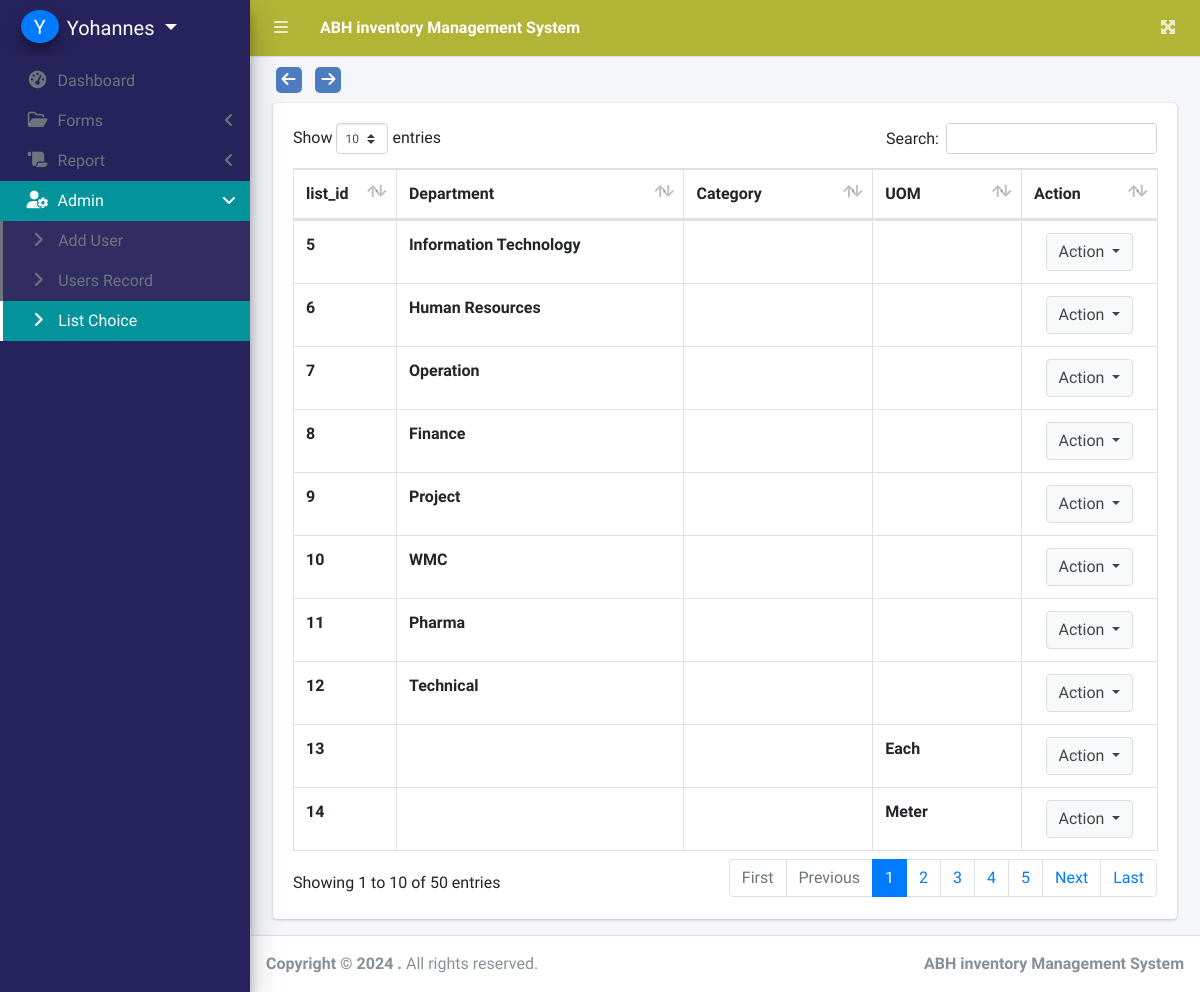
Screenshot of /index.php?page=report_list (signed in) with the database file from the repository.
### tables this page shows
CREATE TABLE `users` (
  `id` bigint NOT NULL AUTO_INCREMENT,
  `user_id` bigint DEFAULT NULL,
  `user_name` varchar(255) NOT NULL,
  `password` varchar(255) NOT NULL,
  `date` timestamp NULL DEFAULT NULL,
  `role` varchar(10) DEFAULT NULL,
  PRIMARY KEY (`id`)
);

CREATE TABLE `drop_down_list` (
  `list_id` int NOT NULL AUTO_INCREMENT,
  `department` varchar(50) DEFAULT NULL,
  `category` varchar(50) DEFAULT NULL,
  `uom` varchar(20) DEFAULT NULL,
  PRIMARY KEY (`list_id`)
);

### backend/functions.php (called while the page is built, shortened)
<?php
function check_login($con)
{
    if (isset($_SESSION['user_id'])) {
        $id = $_SESSION['user_id'];
        $query = "select * from users where user_id = '$id' limit 1";
        $result = mysqli_query($con, $query);
        if ($result && mysqli_num_rows($result) > 0) {
            $user_data = mysqli_fetch_assoc($result);
            return $user_data;
        }
    }
    die;
}

### report_list.php (the view, shortened to what this page needs)
<div class="navigation_arrow">
    <button class="navigation-btn" onclick="goBack()"><i class="fas fa-arrow-left"></i></button>
    <button class="navigation-btn" onclick="goForward()"><i class="fas fa-arrow-right"></i></button>
</div>
<div class="col-lg-12">
    <div class="card">
        <div class="card-body">
            <table class="table tabe-hover table-bordered mydatatable" id="mydatatable">
                <thead>
                    <tr>
                        <th scope="col">list_id</th>
                        <th scope="col">Department</th>
                        <th scope="col">Category</th>
                        <th scope="col">UOM</th>
                        <?php if ($user_data['role'] == 1) : ?>
                            <th scope="col">Action</th>
                        <?php endif; ?>
                    </tr>
                </thead>
                <tbody>
                    <?php
                    $qry = $con->query("select * from drop_down_list");
                    while ($row = $qry->fetch_assoc()) :
                    ?>
                        <tr>
                            <td><b><?php echo $row['list_id'] ?></b></td>
                            <td><b><?php echo $row['department'] ?></b></td>
                            <td><b><?php echo $row['category'] ?></b></td>
                            <td><b><?php echo $row['uom'] ?></b></td>
                            <?php if ($user_data['role'] == 1) : ?>
                                <td class="text-center">
                                    <button type="button" class="btn btn-default dropdown-toggle" data-toggle="dropdown" aria-expanded="true">
                                        Action
                                    </button>
                                </td>
                            <?php endif; ?>
                        </tr>
                    <?php endwhile; ?>
                </tbody>
            </table>
        </div>
    </div>
</div>

### sidebar.php (shortened to what this page needs)
<head>
  <link rel="stylesheet" href="assets/dist/css/adminlte.min.css">
</head>
<aside class="main-sidebar sidebar_background elevation-4">
  <div class="dropdown">
    <a href="javascript:void(0)" class="brand-link dropdown-toggle" data-toggle="dropdown" aria-expanded="true">
      <span class="brand-image img-circle elevation-3 d-flex justify-content-center align-items-center bg-primary text-white font-weight-500" style="width: 38px;height:50px"><?php echo strtoupper(substr($user_data['user_name'], 0, 1)) ?></span>
      <span class="brand-text font-weight-light"><?php echo ucwords($user_data['user_name']); ?></span>
    </a>
  </div>
  <div class="sidebar">
    <nav class="mt-2">
      <ul class="nav nav-pills nav-sidebar flex-column nav-flat" data-widget="treeview" role="menu" data-accordion="false">
        <li class="nav-item dropdown">
          <a href="./" class="nav-link nav-home">
            <i class="nav-icon fas fa-tachometer-alt"></i>
            <p>
              Dashboard
            </p>
          </a>
        </li>
        <li class="nav-item">
          <a href="#" class="nav-link nav-edit_customer">
            <i class="nav-icon far fa-folder-open"></i>
            <p>
              Forms
              <i class="right fas fa-angle-left"></i>
            </p>
          </a>
        </li>
        <li class="nav-item">
          <a href="#" class="nav-link nav-edit_staff">
            <i class="nav-icon fas fa-scroll"></i>
            <p>
              Report
              <i class="right fas fa-angle-left"></i>
            </p>
          </a>
        </li>
        <?php if ($user_data['role'] == 1) : ?>
          <li class="nav-item">
            <a href="#" class="nav-link nav-edit_staff">
              <i class="nav-icon fas fa-user-cog"></i>
              <p>
                Admin
                <i class="right fas fa-angle-left"></i>
              </p>
            </a>
            <ul class="nav nav-treeview">
              <li class="nav-item">
                <a href="./index.php?page=add_user" class="nav-link nav-add_user tree-item">
                  <i class="fas fa-angle-right nav-icon"></i>
                  <p>Add User</p>
                </a>
              </li>
              <li class="nav-item">
                <a href="./index.php?page=users" class="nav-link nav-users tree-item">
                  <i class="fas fa-angle-right nav-icon"></i>
                  <p>Users Record</p>
                </a>
              </li>
              <li class="nav-item">
                <a href="./index.php?page=report_list" class="nav-link nav-report_list tree-item">
                  <i class="fas fa-angle-right nav-icon"></i>
                  <p>List Choice</p>
                </a>
              </li>
            </ul>
          </li>
        <?php endif; ?>
      </ul>
    </nav>
  </div>
</aside>

### rows the page displays
users: user_name "Y", user_name "Yohannes"
drop_down_list: list_id "5", department "Information Technology"
drop_down_list: list_id "6", department "Human Resources"
drop_down_list: list_id "7", department "Operation"
drop_down_list: list_id "8", department "Finance"
drop_down_list: list_id "9", department "Project"
drop_down_list: list_id "10", department "WMC"
drop_down_list: list_id "11", department "Pharma"
drop_down_list: list_id "12", department "Technical"
drop_down_list: list_id "13", uom "Each"
drop_down_list: list_id "14", uom "Meter"
